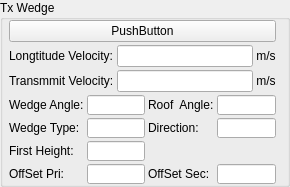
            <widget class="QGroupBox" name="BoxWedgeTrigger">
             <property name="minimumSize">
              <size>
               <width>0</width>
               <height>160</height>
              </size>
             </property>
             <property name="maximumSize">
              <size>
               <width>290</width>
               <height>16777215</height>
              </size>
             </property>
             <property name="title">
              <string>Tx Wedge</string>
             </property>
             <layout class="QVBoxLayout" name="verticalLayout_10" stretch="1,2,4">
              <property name="spacing">
               <number>3</number>
              </property>
              <property name="leftMargin">
               <number>6</number>
              </property>
              <property name="topMargin">
               <number>0</number>
              </property>
              <property name="bottomMargin">
               <number>0</number>
              </property>
              <item>
               <widget class="QPushButton" name="BtnWedgeSelection">
                <property name="text">
                 <string>PushButton</string>
                </property>
               </widget>
              </item>
              <item>
               <layout class="QGridLayout" name="gridLayout_23">
                <item row="0" column="0">
                 <widget class="QLabel" name="label_12">
                  <property name="minimumSize">
                   <size>
                    <width>0</width>
                    <height>0</height>
                   </size>
                  </property>
                  <property name="maximumSize">
                   <size>
                    <width>1777125</width>
                    <height>16777215</height>
                   </size>
                  </property>
                  <property name="text">
                   <string>Longtitude Velocity:</string>
                  </property>
                 </widget>
                </item>
                <item row="0" column="1">
                 <widget class="QLineEdit" name="lineEdit_wedgeT_5">
                  <property name="sizePolicy">
                   <sizepolicy hsizetype="Preferred" vsizetype="Fixed">
                    <horstretch>0</horstretch>
                    <verstretch>0</verstretch>
                   </sizepolicy>
                  </property>
                  <property name="alignment">
                   <set>Qt::AlignCenter</set>
                  </property>
                 </widget>
                </item>
                <item row="0" column="2">
                 <widget class="QLabel" name="label_18">
                  <property name="text">
                   <string>m/s</string>
                  </property>
                  <property name="alignment">
                   <set>Qt::AlignCenter</set>
                  </property>
                 </widget>
                </item>
                <item row="1" column="0">
                 <widget class="QLabel" name="LabelWedgeT_Line2">
                  <property name="minimumSize">
                   <size>
                    <width>90</width>
                    <height>0</height>
                   </size>
                  </property>
                  <property name="maximumSize">
                   <size>
                    <width>110</width>
                    <height>16777215</height>
                   </size>
                  </property>
                  <property name="text">
                   <string>Transmmit Velocity:</string>
                  </property>
                 </widget>
                </item>
                <item row="1" column="1">
                 <widget class="QLineEdit" name="lineEdit_wedgeT_6">
                  <property name="alignment">
                   <set>Qt::AlignCenter</set>
                  </property>
                 </widget>
                </item>
                <item row="1" column="2">
                 <widget class="QLabel" name="label_19">
                  <property name="text">
                   <string>m/s</string>
                  </property>
                  <property name="alignment">
                   <set>Qt::AlignCenter</set>
                  </property>
                 </widget>
                </item>
               </layout>
              </item>
              <item>
               <layout class="QGridLayout" name="gridLayout_22">
                <item row="0" column="0">
                 <widget class="QLabel" name="label_11">
                  <property name="minimumSize">
                   <size>
                    <width>0</width>
                    <height>0</height>
                   </size>
                  </property>
                  <property name="maximumSize">
                   <size>
                    <width>1777125</width>
                    <height>16777215</height>
                   </size>
                  </property>
                  <property name="text">
                   <string>Wedge Angle:</string>
                  </property>
                 </widget>
                </item>
                <item row="0" column="1">
                 <widget class="QLineEdit" name="lineEdit_wedgeT_1">
                  <property name="sizePolicy">
                   <sizepolicy hsizetype="Preferred" vsizetype="Fixed">
                    <horstretch>0</horstretch>
                    <verstretch>0</verstretch>
                   </sizepolicy>
                  </property>
                  <property name="minimumSize">
                   <size>
                    <width>0</width>
                    <height>20</height>
                   </size>
                  </property>
                  <property name="maximumSize">
                   <size>
                    <width>16777215</width>
                    <height>20</height>
                   </size>
                  </property>
                  <property name="alignment">
                   <set>Qt::AlignCenter</set>
                  </property>
                 </widget>
                </item>
                <item row="0" column="2">
                 <widget class="QLabel" name="LabelWedgeT_Line1">
                  <property name="minimumSize">
                   <size>
                    <width>0</width>
                    <height>0</height>
                   </size>
                  </property>
                  <property name="maximumSize">
                   <size>
                    <width>177125</width>
                    <height>16777215</height>
                   </size>
                  </property>
                  <property name="text">
                   <string>Roof  Angle:</string>
                  </property>
                 </widget>
                </item>
                <item row="0" column="3">
                 <widget class="QLineEdit" name="lineEdit_wedgeT_2">
                  <property name="sizePolicy">
                   <sizepolicy hsizetype="Preferred" vsizetype="Fixed">
                    <horstretch>0</horstretch>
                    <verstretch>0</verstretch>
                   </sizepolicy>
                  </property>
                  <property name="minimumSize">
                   <size>
                    <width>0</width>
                    <height>20</height>
                   </size>
                  </property>
                  <property name="maximumSize">
                   <size>
                    <width>16777215</width>
                    <height>20</height>
                   </size>
                  </property>
                  <property name="alignment">
                   <set>Qt::AlignCenter</set>
                  </property>
                 </widget>
                </item>
                <item row="1" column="0">
                 <widget class="QLabel" name="label_13">
                  <property name="minimumSize">
                   <size>
                    <width>0</width>
                    <height>0</height>
                   </size>
                  </property>
                  <property name="maximumSize">
                   <size>
                    <width>177125</width>
                    <height>16777215</height>
                   </size>
                  </property>
                  <property name="text">
                   <string>Wedge Type:</string>
                  </property>
                 </widget>
                </item>
                <item row="1" column="1">
                 <widget class="QLineEdit" name="lineEdit_wedgeT_3">
                  <property name="sizePolicy">
                   <sizepolicy hsizetype="Preferred" vsizetype="Fixed">
                    <horstretch>0</horstretch>
                    <verstretch>0</verstretch>
                   </sizepolicy>
                  </property>
                  <property name="minimumSize">
                   <size>
                    <width>0</width>
                    <height>20</height>
                   </size>
                  </property>
                  <property name="maximumSize">
                   <size>
                    <width>16777215</width>
                    <height>20</height>
                   </size>
                  </property>
                  <property name="alignment">
                   <set>Qt::AlignCenter</set>
                  </property>
                 </widget>
                </item>
                <item row="1" column="2">
                 <widget class="QLabel" name="LabelWedgeT_Line3">
                  <property name="minimumSize">
                   <size>
                    <width>0</width>
                    <height>0</height>
                   </size>
                  </property>
                  <property name="maximumSize">
                   <size>
                    <width>177125</width>
                    <height>16777215</height>
                   </size>
                  </property>
                  <property name="text">
                   <string>Direction:</string>
                  </property>
                 </widget>
                </item>
                <item row="1" column="3">
                 <widget class="QLineEdit" name="lineEdit_wedgeT_4">
                  <property name="sizePolicy">
                   <sizepolicy hsizetype="Preferred" vsizetype="Fixed">
                    <horstretch>0</horstretch>
                    <verstretch>0</verstretch>
                   </sizepolicy>
                  </property>
                  <property name="minimumSize">
                   <size>
                    <width>0</width>
                    <height>20</height>
                   </size>
                  </property>
                  <property name="maximumSize">
                   <size>
                    <width>16777215</width>
                    <height>20</height>
                   </size>
                  </property>
                  <property name="alignment">
                   <set>Qt::AlignCenter</set>
                  </property>
                 </widget>
                </item>
                <item row="2" column="0">
                 <widget class="QLabel" name="label_wedgeT_7">
                  <property name="sizePolicy">
                   <sizepolicy hsizetype="Preferred" vsizetype="Preferred">
                    <horstretch>0</horstretch>
                    <verstretch>0</verstretch>
                   </sizepolicy>
                  </property>
                  <property name="minimumSize">
                   <size>
                    <width>70</width>
                    <height>0</height>
                   </size>
                  </property>
                  <property name="text">
                   <string>First Height:</string>
                  </property>
                 </widget>
                </item>
                <item row="2" column="1">
                 <widget class="QLineEdit" name="lineEdit_wedgeT_7">
                  <property name="sizePolicy">
                   <sizepolicy hsizetype="Preferred" vsizetype="Preferred">
                    <horstretch>0</horstretch>
                    <verstretch>0</verstretch>
                   </sizepolicy>
                  </property>
                  <property name="minimumSize">
                   <size>
                    <width>0</width>
                    <height>20</height>
                   </size>
                  </property>
                  <property name="maximumSize">
                   <size>
                    <width>16777215</width>
                    <height>20</height>
                   </size>
                  </property>
                  <property name="alignment">
                   <set>Qt::AlignCenter</set>
                  </property>
                 </widget>
                </item>
                <item row="3" column="0">
                 <widget class="QLabel" name="label_wedgeT_8">
                  <property name="text">
                   <string>OffSet Pri:</string>
                  </property>
                 </widget>
                </item>
                <item row="3" column="1">
                 <widget class="QLineEdit" name="lineEdit_wedgeT_8">
                  <property name="sizePolicy">
                   <sizepolicy hsizetype="Preferred" vsizetype="Preferred">
                    <horstretch>0</horstretch>
                    <verstretch>0</verstretch>
                   </sizepolicy>
                  </property>
                  <property name="minimumSize">
                   <size>
                    <width>0</width>
                    <height>20</height>
                   </size>
                  </property>
                  <property name="maximumSize">
                   <size>
                    <width>16777215</width>
                    <height>20</height>
                   </size>
                  </property>
                  <property name="alignment">
                   <set>Qt::AlignCenter</set>
                  </property>
                 </widget>
                </item>
                <item row="3" column="2">
                 <widget class="QLabel" name="label_wedgeT_9">
                  <property name="text">
                   <string>OffSet Sec:</string>
                  </property>
                 </widget>
                </item>
                <item row="3" column="3">
                 <widget class="QLineEdit" name="lineEdit_wedgeT_9">
                  <property name="sizePolicy">
                   <sizepolicy hsizetype="Preferred" vsizetype="Preferred">
                    <horstretch>0</horstretch>
                    <verstretch>0</verstretch>
                   </sizepolicy>
                  </property>
                  <property name="minimumSize">
                   <size>
                    <width>0</width>
                    <height>20</height>
                   </size>
                  </property>
                  <property name="maximumSize">
                   <size>
                    <width>16777215</width>
                    <height>20</height>
                   </size>
                  </property>
                  <property name="alignment">
                   <set>Qt::AlignCenter</set>
                  </property>
                 </widget>
                </item>
               </layout>
              </item>
             </layout>
            </widget>
